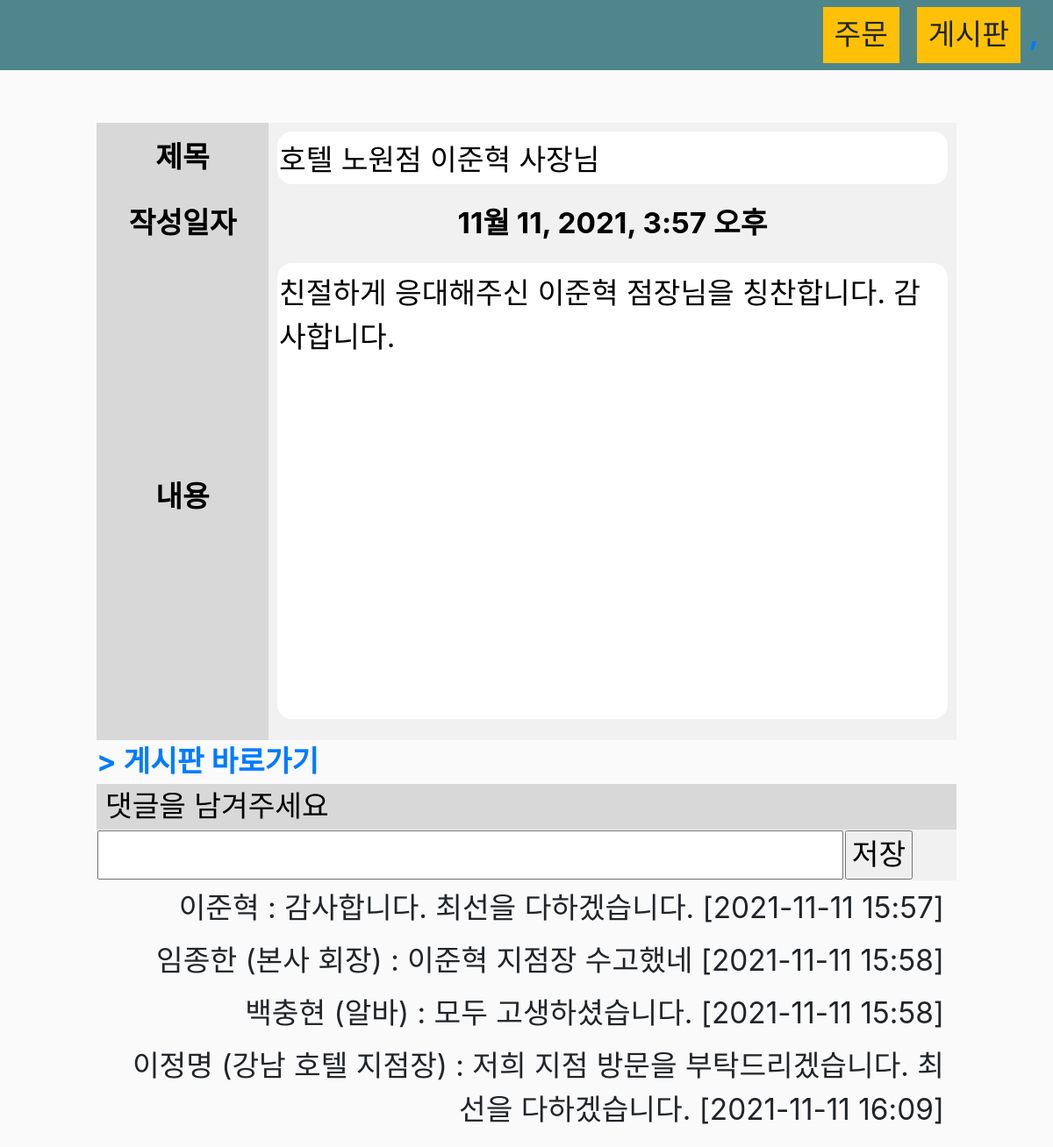
The app's page /board/23/ with its own data.
### board/models.py (models this page shows, shortened)
class Board(models.Model):
    title = models.CharField(max_length=100)
    content = models.CharField(max_length=500)
    author = models.CharField(max_length=100)
    like_count = models.PositiveIntegerField(default=0) # 양수입력 필드
    pub_date = models.DateTimeField()

class Reply(models.Model):
    reply = models.ForeignKey(Board, on_delete=models.CASCADE)
    comment = models.CharField(max_length=200)
    rep_date = models.DateTimeField()

### board/views.py (the view)
# urls.py: path('<int:board_id>/', views.detail, name='detail'),
def detail(request, board_id):
    board = Board.objects.get(id=board_id)
    return render(request, 'board/detail.html', {'board': board})

### board/templates/board/detail.html (shortened to what this page needs)
<!DOCTYPE html>
{% load static %}
<html lang="kr">
<head>
    <link rel="stylesheet" href="https://stackpath.bootstrapcdn.com/bootstrap/4.4.1/css/bootstrap.min.css"
>
    <link rel="stylesheet" type="text/css" href="{% static 'css/main.css' %}">
</head>
<body>
    <nav class="navbar navbar-expand-lg navbar-dark bg-dark">
        <div class="collapse navbar-collapse" id="navbarSupportedContent">
            <div class="form-inline my-2 my-lg-0">
                <a href="{% url 'store' %}" class="btn btn-warning">주문</a>
                <a href="{% url 'board:index' %}" class="btn btn-warning">게시판</a>
                <a href="#"> {{table}},
            </div>
        </div>
    </nav>
    <div class="container">
        <br>
        {% block content %}
        <body>
            <div class="content">
                <table class="board_for_read">
                    <tbody>
                        <tr>
                            <td class="td_title" style="text-align:center; width:20%;">제목</td>
                            <td style="padding:10px;">
                                <input type="text" name="title" id="title" value="{{ board.title }}" readonly/>
                            </td>
                        </tr>
                        <tr>
                            <td class="td_title" style="text-align:center; width:20%;">작성일자</td>
                            <td style="padding:10px;">
                                <span>{{ board.pub_date }}</span>
                            </td>
                        </tr>
                        <tr>
                            <td class="td_title" style="text-align:center;">내용</td>
                            <td style="padding:10px;">
                                <textarea name="detail" id="detail" rows="10" readonly>{{ board.content }}</textarea>
                            </td>
                        </tr>
                    </tbody>
                </table>
                <div style="text-align:left;">
                    <a href="{% url 'board:index' %}">> 게시판 바로가기</a>
                </div>
                <form action="{% url 'board:create_reply' board.id %}" method="post">
                <table class="board_for_read">
                    <tbody>
                        <tr>
                            <td colspan="2" class="td_title" style="text-align:left; padding-left:10px; height:30px;">댓글을 남겨주세요</td>
                        </tr>
                        <tr>
                            <td style="text-align:center;">
                                <input type="text" name="comment" id="comment" style="width:100%">
                            </td>
                            <td><input type="submit" value="저장"></td>
                        </tr>
                    </tbody>
                </table>
                </form>
                <div class="reply_content">
                    {% for rep in board.reply_set.all %}
                        <span class="reply">{{ rep.comment }} [{{ rep.rep_date|date:'Y-m-d H:i'}}]</span>
                    {% endfor %}
                </div>
            </div>
        </body>
        {% endblock content %}
    </div>
</body>
</html>

### static/css/main.css (style rules this page uses)
body { background-color: hsl(0, 0%, 98%); }
.btn { border-radius: 0; font-size: 25pt; text-align: center; margin-inline: 10px; }
.bg-dark { background-color: #4f868c!important; }
.content { max-width:1000px; margin: auto; padding:10px; }
a { text-decoration: none; text-align: center; font-size: 25pt; font-weight: bold; }
td { display: table-cell; vertical-align: inherit; font-size: 25pt; color: #000000; }
div { display: block; }
.reply_content { text-align:right }
.reply_content .reply { border-radius: 0.5em; display: block; margin: 4px; padding: 3px 10px; font-size: 25pt; }
.board_for_read { width: 100%; background-color:#f1f1f1; }
#title { height: 60px; width: 100%; border-radius: 0.5em; border: 1px; font-family: inherit; font-size: 25pt; background-color: #ffffff; }
textarea { width: 100%; font-family: inherit; font-size: 100%; resize: none; border-radius: 0.5em; padding-block: 10px; border: 1px; font-size: 25pt; background-color: #ffffff; }
.td_title { background-color: #d8d8d8 }

### records on screen
Board: title "호텔 노원점 이준혁 사장님", pub_date "11월 11, 2021, 3:57 오후", detail "친절하게 응대해주신 이준혁 점장님을 칭찬합니다. 감사합니다."
Reply: comment "이준혁 : 감사합니다. 최선을 다하겠습니다.", rep_date "2021-11-11 15:57"
Reply: comment "임종한 (본사 회장) : 이준혁 지점장 수고했네", rep_date "2021-11-11 15:58"
Reply: comment "백충현 (알바) : 모두 고생하셨습니다.", rep_date "2021-11-11 15:58"
Reply: comment "이정명 (강남 호텔 지점장) : 저희 지점 방문을 부탁드리겠습니다. 최선을 다하겠습니다.", rep_date "2021-11-11 16:09"
